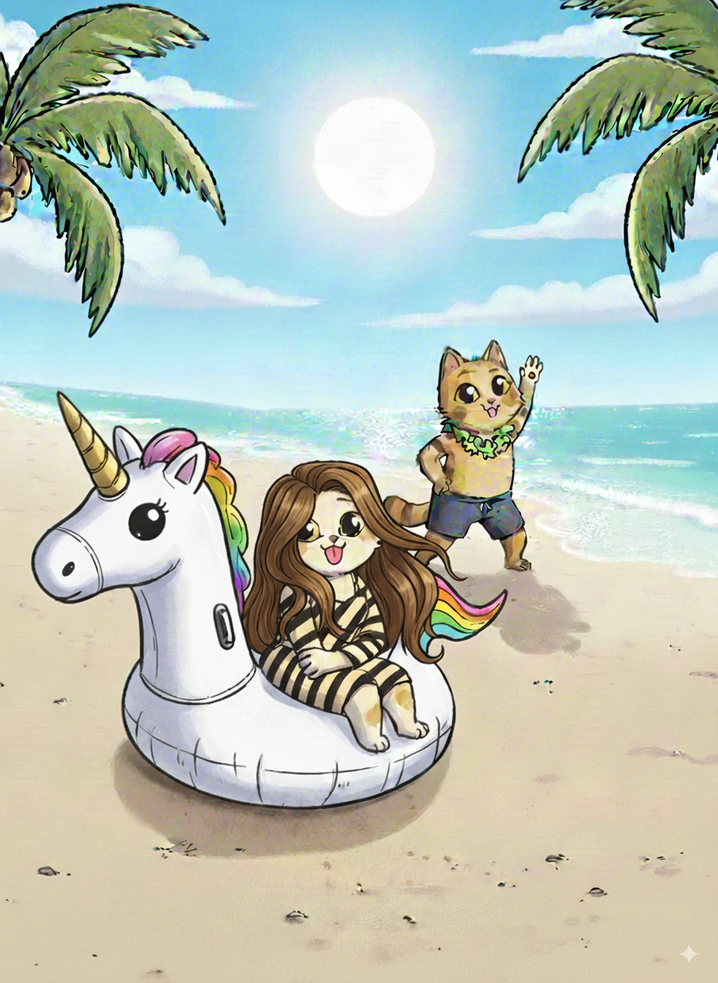
#> input picture inputs/cover_square_border.png, 718 x 983 px, shrunk from 864 x 1184 before the run
$ python round_border.py
#> lines starting #> are read from the running program, lines starting #| are printed output that depends on the picture; after the words box and inside, x2 and y2 are one past the last pixel; in counts of white or black regions, pixels touching at a corner belong together
#!/usr/bin/env python3
"""
Script to apply rounded corners to the cover_square_border.png image.
Takes inspiration from the CardGenerator class in card_generator.py.
"""

import argparse
import os

from PIL import Image, ImageDraw


def create_rounded_mask(size: tuple[int, int], corner_radius: int = 30) -> Image.Image:
    """Create a mask with rounded corners for clipping images."""
    width, height = size

    # Create a black image (0 = transparent in mask)
    mask = Image.new("L", (width, height), 0)
    draw = ImageDraw.Draw(mask)

    # Draw white rounded rectangle (255 = opaque in mask)
    draw.rounded_rectangle(
        [(0, 0), (width - 1, height - 1)], radius=corner_radius, fill=255
    )

    return mask


def apply_rounded_corners(
    image_path: str, output_path: str, corner_radius: int = 30
) -> None:
    """
    Load an image and apply rounded corners to it.

    Args:
        image_path: Path to the input image
        output_path: Path where the rounded image will be saved
        corner_radius: Radius of the rounded corners in pixels
    """
#> called with image_path = 'inputs/cover_square_border.png', output_path = 'outputs/cover_square_border_rounded.png', corner_radius = 30
    # Load the image
    image = Image.open(image_path)
#> image is the input picture: PIL image 718x983 RGBA; mean R, G, B, A 185.2, 197, 186.1, 255

    # Convert to RGBA if not already (needed for transparency)
    if image.mode != "RGBA":
        image = image.convert("RGBA")

    # Get image dimensions
    width, height = image.size
#> width = 718; height = 983

    # Create rounded mask
    mask = create_rounded_mask((width, height), corner_radius)
#> in create_rounded_mask, `mask = Image.new("L", (width, height), 0)`: mask: PIL image 718x983 L; every value is 0
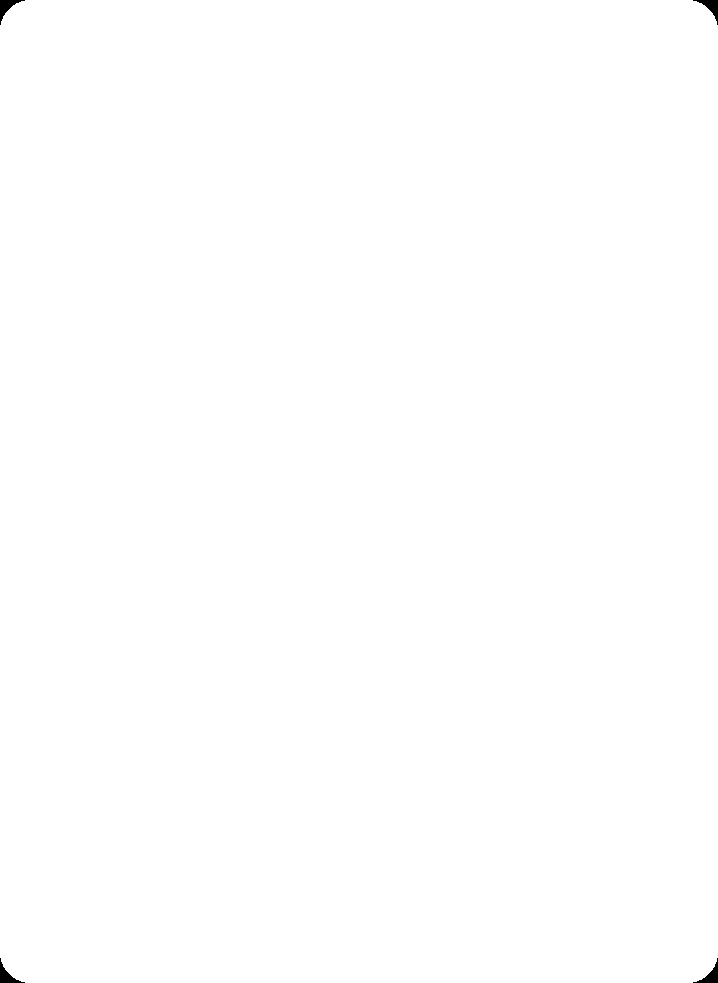
#> mask: PIL image 718x983 L; 99.9% white; 4 black regions, box (x1, y1, x2, y2) and area: (0, 0, 25, 25) 203, (693, 0, 718, 25) 203, (0, 958, 25, 983) 203, (693, 958, 718, 983) 203

    # Apply the mask to create rounded corners
    image.putalpha(mask)

    # Ensure output directory exists
    os.makedirs(os.path.dirname(output_path), exist_ok=True)

    # Save the result
    image.save(output_path, "PNG")
    print(f"Rounded image saved to: {output_path}")


def main():
    """Main function to process images with rounded corners."""
    parser = argparse.ArgumentParser(description="Apply rounded corners to an image")
    parser.add_argument(
        "-i",
        "--input",
        default="inputs/cover_square_border.png",
        help="Input image path (default: inputs/cover_square_border.png)",
    )
    parser.add_argument(
        "-o",
        "--output",
        default="outputs/cover_square_border_rounded.png",
        help="Output image path (default: outputs/cover_square_border_rounded.png)",
    )
    parser.add_argument(
        "-r",
        "--radius",
        type=int,
        default=30,
        help="Corner radius in pixels (default: 30)",
    )

    args = parser.parse_args()

    # Check if input file exists
    if not os.path.exists(args.input):
        print(f"Error: Input file '{args.input}' not found!")
        return

    # Apply rounded corners
    apply_rounded_corners(args.input, args.output, corner_radius=args.radius)

    print("Processing complete!")


if __name__ == "__main__":
    main()
